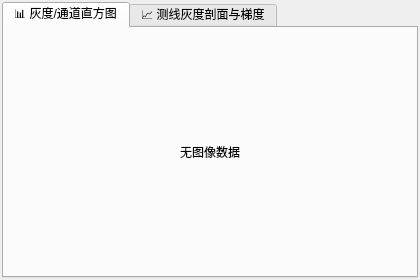
<?xml version="1.0" encoding="UTF-8"?>
<ui version="4.0">
 <class>HistogramWidget</class>
 <widget class="QWidget" name="HistogramWidget">
  <property name="geometry">
   <rect>
    <x>0</x>
    <y>0</y>
    <width>420</width>
    <height>280</height>
   </rect>
  </property>
  <property name="windowTitle">
   <string>直方图与剖面分析 (Analysis)</string>
  </property>
  <layout class="QVBoxLayout" name="verticalLayout">
   <property name="leftMargin">
    <number>2</number>
   </property>
   <property name="topMargin">
    <number>2</number>
   </property>
   <property name="rightMargin">
    <number>2</number>
   </property>
   <property name="bottomMargin">
    <number>2</number>
   </property>
   <item>
    <widget class="QTabWidget" name="tabWidget">
     <property name="currentIndex">
      <number>0</number>
     </property>
     <widget class="QWidget" name="tabHist">
      <attribute name="title">
       <string>📊 灰度/通道直方图</string>
      </attribute>
      <layout class="QVBoxLayout" name="layoutHist">
       <property name="leftMargin">
        <number>4</number>
       </property>
       <property name="topMargin">
        <number>4</number>
       </property>
       <property name="rightMargin">
        <number>4</number>
       </property>
       <property name="bottomMargin">
        <number>4</number>
       </property>
       <item>
        <widget class="QLabel" name="lblHistogramDraw">
         <property name="sizePolicy">
          <sizepolicy hsizetype="Expanding" vsizetype="Expanding">
           <horstretch>0</horstretch>
           <verstretch>0</verstretch>
          </sizepolicy>
         </property>
         <property name="alignment">
          <set>Qt::AlignCenter</set>
         </property>
         <property name="text">
          <string>无图像数据</string>
         </property>
        </widget>
       </item>
      </layout>
     </widget>
     <widget class="QWidget" name="tabProfile">
      <attribute name="title">
       <string>📈 测线灰度剖面与梯度</string>
      </attribute>
      <layout class="QVBoxLayout" name="layoutProfile">
       <property name="leftMargin">
        <number>4</number>
       </property>
       <property name="topMargin">
        <number>4</number>
       </property>
       <property name="rightMargin">
        <number>4</number>
       </property>
       <property name="bottomMargin">
        <number>4</number>
       </property>
       <item>
        <widget class="QLabel" name="lblProfileDraw">
         <property name="sizePolicy">
          <sizepolicy hsizetype="Expanding" vsizetype="Expanding">
           <horstretch>0</horstretch>
           <verstretch>0</verstretch>
          </sizepolicy>
         </property>
         <property name="alignment">
          <set>Qt::AlignCenter</set>
         </property>
         <property name="text">
          <string>请在视口开启【📏 测线剖面】并拖拽绘制测线</string>
         </property>
        </widget>
       </item>
       <item>
        <widget class="QLabel" name="lblProfileInfo">
         <property name="text">
          <string>测线状态: 就绪</string>
         </property>
         <property name="wordWrap">
          <bool>true</bool>
         </property>
        </widget>
       </item>
      </layout>
     </widget>
    </widget>
   </item>
  </layout>
 </widget>
 <resources/>
 <connections/>
</ui>
